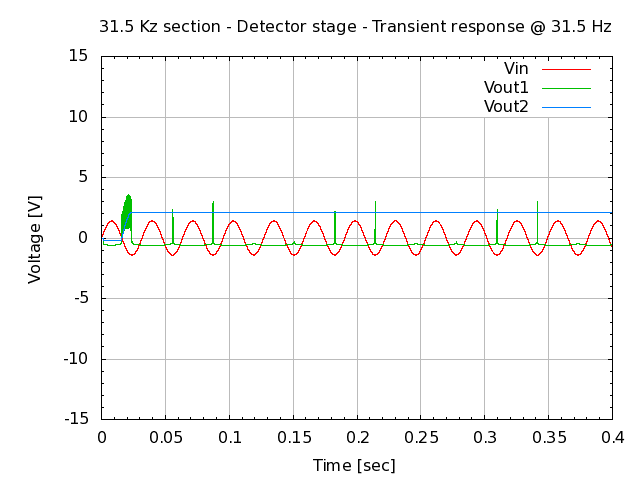

Recreate this plot in gnuplot.
# setup terminal
set term png

# setup graph
set output "26.000.00.02.13-1.png"
set title "31.5 Kz section - Detector stage - Transient response @ 31.5 Hz"

# setup Y-axis
set yrange [-15:15]
set grid ytics lt 1 lw 1 lc rgb "#bbbbbb"
set mytics
set ylabel "Voltage [V]"

# setup X-axis
set grid xtics lt 1 lw 1 lc rgb "#bbbbbb"
set mxtics
set xlabel "Time [sec]"

# setup plot style
set style data lines
plot '26.000.00.02.13.dat' using 1:2 title "Vin", \
     '26.000.00.02.13.dat' using 1:3 title "Vout1", \
     '26.000.00.02.13.dat' using 1:4 title "Vout2"

# set output back to default
set output

# reset terminal type
set terminal pop
